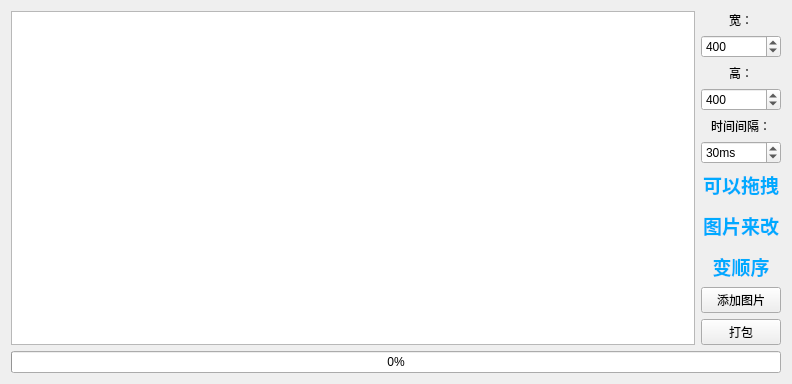
<?xml version="1.0" encoding="UTF-8"?>
<ui version="4.0">
 <class>XYPackImage</class>
 <widget class="QWidget" name="XYPackImage">
  <property name="geometry">
   <rect>
    <x>0</x>
    <y>0</y>
    <width>792</width>
    <height>383</height>
   </rect>
  </property>
  <property name="windowTitle">
   <string>打包GIF</string>
  </property>
  <layout class="QVBoxLayout" name="verticalLayout_2">
   <item>
    <layout class="QHBoxLayout" name="horizontalLayout_2">
     <item>
      <widget class="QListWidget" name="listWidget">
       <property name="tabKeyNavigation">
        <bool>false</bool>
       </property>
       <property name="showDropIndicator" stdset="0">
        <bool>false</bool>
       </property>
       <property name="dragEnabled">
        <bool>true</bool>
       </property>
       <property name="dragDropOverwriteMode">
        <bool>false</bool>
       </property>
       <property name="dragDropMode">
        <enum>QAbstractItemView::DragDrop</enum>
       </property>
       <property name="defaultDropAction">
        <enum>Qt::MoveAction</enum>
       </property>
       <property name="alternatingRowColors">
        <bool>false</bool>
       </property>
       <property name="iconSize">
        <size>
         <width>200</width>
         <height>200</height>
        </size>
       </property>
       <property name="viewMode">
        <enum>QListView::ListMode</enum>
       </property>
       <property name="batchSize">
        <number>100</number>
       </property>
      </widget>
     </item>
     <item>
      <layout class="QVBoxLayout" name="verticalLayout">
       <item alignment="Qt::AlignHCenter">
        <widget class="QLabel" name="label_2">
         <property name="text">
          <string>宽：</string>
         </property>
        </widget>
       </item>
       <item>
        <widget class="QSpinBox" name="width">
         <property name="minimum">
          <number>1</number>
         </property>
         <property name="maximum">
          <number>9999</number>
         </property>
         <property name="value">
          <number>400</number>
         </property>
        </widget>
       </item>
       <item alignment="Qt::AlignHCenter">
        <widget class="QLabel" name="label_3">
         <property name="text">
          <string>高：</string>
         </property>
        </widget>
       </item>
       <item>
        <widget class="QSpinBox" name="height">
         <property name="minimum">
          <number>1</number>
         </property>
         <property name="maximum">
          <number>9999</number>
         </property>
         <property name="value">
          <number>400</number>
         </property>
        </widget>
       </item>
       <item alignment="Qt::AlignHCenter">
        <widget class="QLabel" name="label">
         <property name="text">
          <string>时间间隔：</string>
         </property>
        </widget>
       </item>
       <item>
        <widget class="QSpinBox" name="delay">
         <property name="minimumSize">
          <size>
           <width>50</width>
           <height>0</height>
          </size>
         </property>
         <property name="suffix">
          <string>ms</string>
         </property>
         <property name="minimum">
          <number>1</number>
         </property>
         <property name="maximum">
          <number>9999</number>
         </property>
         <property name="value">
          <number>30</number>
         </property>
        </widget>
       </item>
       <item>
        <spacer name="verticalSpacer_2">
         <property name="orientation">
          <enum>Qt::Vertical</enum>
         </property>
         <property name="sizeHint" stdset="0">
          <size>
           <width>20</width>
           <height>40</height>
          </size>
         </property>
        </spacer>
       </item>
       <item alignment="Qt::AlignHCenter">
        <widget class="QLabel" name="label_4">
         <property name="text">
          <string>&lt;html&gt;&lt;head/&gt;&lt;body&gt;&lt;p align=&quot;center&quot;&gt;&lt;span style=&quot; font-size:14pt; font-weight:600; color:#00aaff;&quot;&gt;可以拖拽&lt;/span&gt;&lt;/p&gt;&lt;p align=&quot;center&quot;&gt;&lt;span style=&quot; font-size:14pt; font-weight:600; color:#00aaff;&quot;&gt;图片来改&lt;/span&gt;&lt;/p&gt;&lt;p align=&quot;center&quot;&gt;&lt;span style=&quot; font-size:14pt; font-weight:600; color:#00aaff;&quot;&gt;变顺序&lt;/span&gt;&lt;/p&gt;&lt;/body&gt;&lt;/html&gt;</string>
         </property>
         <property name="textFormat">
          <enum>Qt::RichText</enum>
         </property>
         <property name="margin">
          <number>0</number>
         </property>
        </widget>
       </item>
       <item>
        <spacer name="verticalSpacer">
         <property name="orientation">
          <enum>Qt::Vertical</enum>
         </property>
         <property name="sizeHint" stdset="0">
          <size>
           <width>20</width>
           <height>40</height>
          </size>
         </property>
        </spacer>
       </item>
       <item>
        <widget class="QPushButton" name="pushButton_2">
         <property name="text">
          <string>添加图片</string>
         </property>
        </widget>
       </item>
       <item>
        <widget class="QPushButton" name="pushButton">
         <property name="text">
          <string>打包</string>
         </property>
        </widget>
       </item>
      </layout>
     </item>
    </layout>
   </item>
   <item>
    <layout class="QHBoxLayout" name="horizontalLayout">
     <item>
      <widget class="QProgressBar" name="progressBar">
       <property name="value">
        <number>0</number>
       </property>
      </widget>
     </item>
    </layout>
   </item>
  </layout>
 </widget>
 <resources/>
 <connections/>
</ui>
